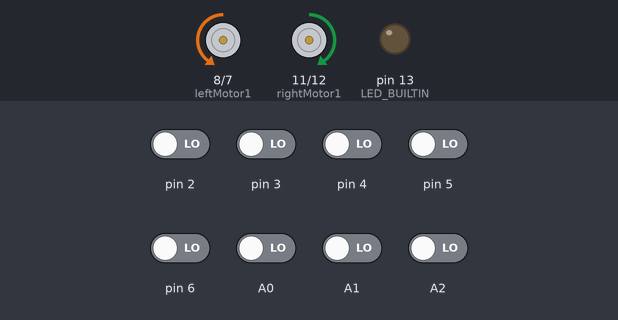
The sketch below on a simulated Arduino Uno, built with avr-gcc and run on an emulated ATmega328P. On the bench: motor-driver pin pairs drawn as motors (green arrow = first pin HIGH = forward, orange = second pin HIGH = backward, longer = more drive, scaled by the enable pin), output pins drawn as LEDs (lit = HIGH). The test bench sets the inputs (shaded band); at power-on: A0–2, pin 2–6 LOW.

Above: at 4.2 s.
4.3 s: pin 5 driven HIGH
At 4.8 s:
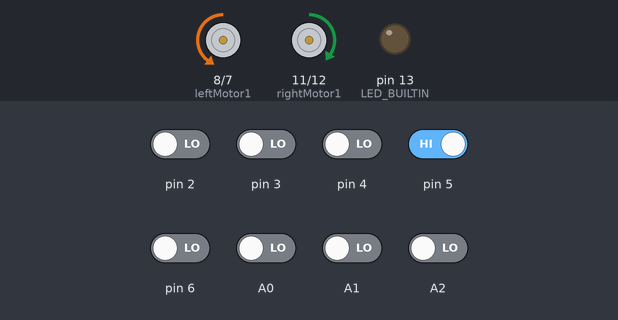
5.8 s: pin 6 driven HIGH
At 6.9 s:
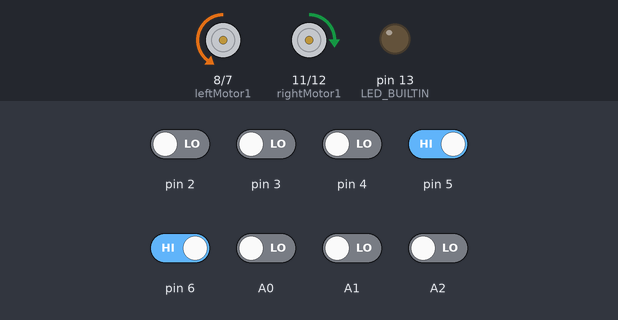
7.3 s: pin 3 driven HIGH
At 8.1 s:
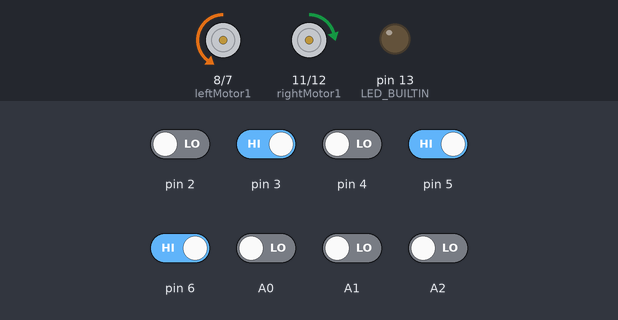
8.8 s: A2 driven HIGH
At 9.7 s:
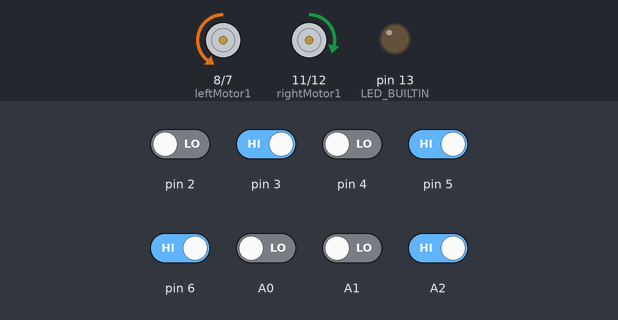
10.3 s: pin 5 driven LOW
At 10.9 s:
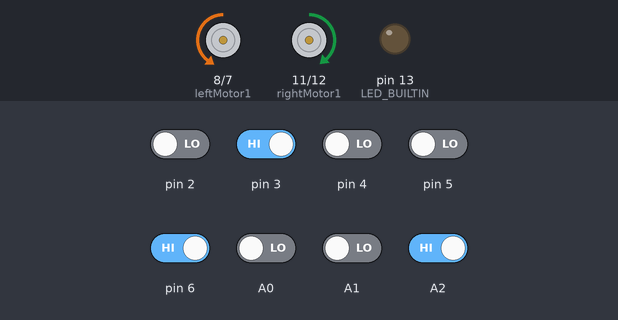
11.8 s: pin 2 driven HIGH
At 12.07 s:
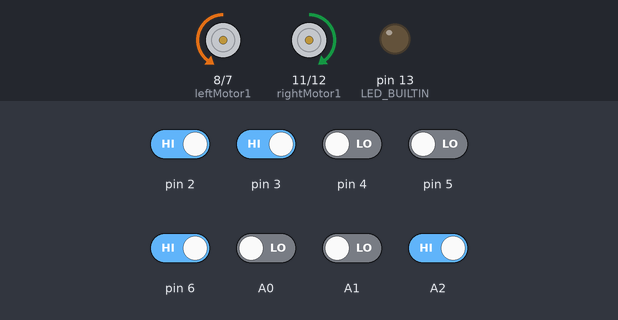
Timing chart, 0 to 14.7 s (numbered marks = the images above; inputs shaded):
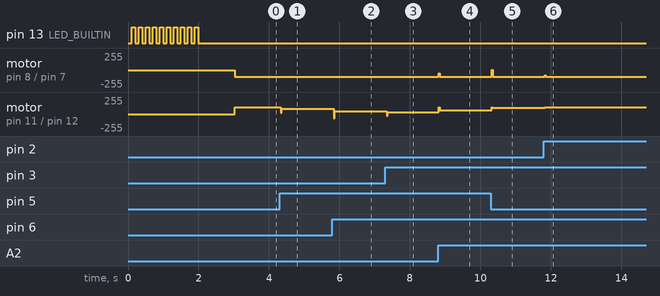

The sketch:

pid_v0.032.ino
```cpp
#include <QTRSensors.h>

//------------------------------------------------------------------------------------------------------------------
#define rightMotor2 12
#define rightMotor1 11
#define rightMotorPWM 10
#define leftMotorPWM 9
#define leftMotor1 8
#define leftMotor2 7

//------------------------------------------------------------------------------------------------------------------
#define Kp 0.14   //[0.14]  //0.35  //0.4  //0.7
#define Ki 0.0125  //[0.0125]  //0.15 //0.05 //0.15
#define Kd 0.01   //[0.01]  // //0.005   //0.4

//------------------------------------------------------------------------------------------------------------------
uint8_t rightMaxSpeed = 100;
uint8_t leftMaxSpeed = 100;

//------------------------------------------------------------------------------------------------------------------
QTRSensors qtr;
const uint8_t SensorCount = 8;
unsigned int sensorValues[SensorCount];

//------------------------------------------------------------------------------------------------------------------
int lastError = 0;
int position = 0;
unsigned long cTime, pTime;
float eTime;
float P_error;
float I_error;
float D_error;
float PID_value;

//******************************************************************************************************************
void setup() {
  pinMode(LED_BUILTIN, OUTPUT);
  for (int i = 0; i < 10; i++) {
    digitalWrite(LED_BUILTIN, LOW);
    delay(100);
    digitalWrite(LED_BUILTIN, HIGH);
    delay(100);
  }

  Serial.begin(9600);
  qtr.setTypeRC();
  qtr.setSensorPins((const uint8_t[]){ A2, A1, A0, 2, 3, 4, 5, 6 }, SensorCount);

  pinMode(rightMotor2, OUTPUT);
  pinMode(rightMotor1, OUTPUT);
  pinMode(rightMotorPWM, OUTPUT);
  pinMode(leftMotorPWM, OUTPUT);
  pinMode(leftMotor1, OUTPUT);
  pinMode(leftMotor2, OUTPUT);

  analogWrite(rightMotorPWM, 0);
  analogWrite(leftMotorPWM, 0);
  digitalWrite(LED_BUILTIN, LOW);
  delay(1000);
}
//******************************************************************************************************************
void loop() {
  char pntX[100];
  char floX[10];
  int med_Speed_R;
  int med_Speed_L;

  qtr.read(sensorValues);
  position = calculateError(sensorValues);

  P_error = position;
  cTime = micros();
  eTime = (float)(cTime - pTime) / 1000000;
  I_error = I_error * 2 / 3 + P_error * eTime;
  D_error = (P_error - lastError) / eTime;
  PID_value = Kp * P_error + Ki * I_error + Kd * D_error;

  delayMicroseconds(10000);
  delayMicroseconds(10000);

  lastError = P_error;
  pTime = cTime;

  med_Speed_L = leftMaxSpeed - abs(PID_value);
  med_Speed_R = rightMaxSpeed - abs(PID_value);
  int leftMotorSpeed = med_Speed_L - PID_value;
  int rightMotorSpeed = med_Speed_R + PID_value;
  leftMotorSpeed = constrain(leftMotorSpeed, -leftMaxSpeed, leftMaxSpeed);
  rightMotorSpeed = constrain(rightMotorSpeed, -rightMaxSpeed, rightMaxSpeed);

/*
  Serial.print("  Position:");
  Serial.print(position);
  dtostrf(Kp * P_error, 9, 3, floX);
  sprintf(pntX, "    P: %s", floX);
  Serial.print(pntX);
  dtostrf(Ki * I_error, 9, 3, floX);
  sprintf(pntX, "    I: %s", floX);
  Serial.print(pntX);
  dtostrf(Kd * D_error, 9, 3, floX);
  sprintf(pntX, "    D: %s", floX);
  Serial.print(pntX);
  dtostrf(PID_value, 9, 3, floX);
  sprintf(pntX, "    PID: %s", floX);
  Serial.print(pntX);
  Serial.print("  leftMotorSpeed:");
  Serial.print(leftMotorSpeed);
  Serial.print("  rightMotorSpeed:");
  Serial.println(rightMotorSpeed);
*/

  // Motorları kontrol et
  if (leftMotorSpeed < 0) {
    // Sağa dön
    digitalWrite(rightMotor1, 1);
    digitalWrite(rightMotor2, 0);
    analogWrite(rightMotorPWM, abs(rightMotorSpeed));

    digitalWrite(leftMotor1, 1);
    digitalWrite(leftMotor2, 0);
    analogWrite(leftMotorPWM, abs(leftMotorSpeed));
  } else if (rightMotorSpeed < 0) {
    // Sola dön
    digitalWrite(rightMotor1, 0);
    digitalWrite(rightMotor2, 1);
    analogWrite(rightMotorPWM, abs(rightMotorSpeed));

    digitalWrite(leftMotor1, 0);
    digitalWrite(leftMotor2, 1);
    analogWrite(leftMotorPWM, abs(leftMotorSpeed));
  }  else {
    digitalWrite(rightMotor1, 1); //ileri
    digitalWrite(rightMotor2, 0);
    analogWrite(rightMotorPWM, rightMotorSpeed);

    digitalWrite(leftMotor1, 0);  //ileri
    digitalWrite(leftMotor2, 1);
    analogWrite(leftMotorPWM, leftMotorSpeed);
  }
}

double calculateError(unsigned int *sensors) {
  double weightedSum = 0;
  double sum = 0;

  for (int i = 0; i < 4; i++) {
    weightedSum -= ((2500- sensors[i]) * (7 - (2 * i)));
    sum += (2500- sensors[i]);
  }
  for (int i = 4; i < 8; i++) {
    weightedSum += ((2500- sensors[i]) * ((2 * i) - 7));
    sum += (2500- sensors[i]);
  }
  if (sum == 0)
    return 0;

  return ((weightedSum / sum) * 100);
}
```

Measured:
- after the input at 4.3 s, motor on pin 8 (leftMotor1) / pin 7 (leftMotor2): backward 100/255 → backward 99/255 at once; motor on pin 11 (rightMotor1) / pin 12 (rightMotor2): forward 100/255 → forward 80/255 at once, → forward 78/255 0.16 s later
- after the input at 5.8 s, motor on pin 11 (rightMotor1) / pin 12 (rightMotor2): forward 78/255 → forward 42/255 at once
- after the input at 7.3 s, motor on pin 11 (rightMotor1) / pin 12 (rightMotor2): forward 42/255 → forward 26/255 at once
- after the input at 8.8 s, motor on pin 8 (leftMotor1) / pin 7 (leftMotor2): backward 99/255 → backward 48/255 at once, → backward 99/255 0.02 s later; motor on pin 11 (rightMotor1) / pin 12 (rightMotor2): forward 26/255 → forward 56/255 at once
- after the input at 10.3 s, motor on pin 8 (leftMotor1) / pin 7 (leftMotor2): backward 99/255 → forward 5/255 at once, → backward 99/255 0.02 s later; motor on pin 11 (rightMotor1) / pin 12 (rightMotor2): forward 56/255 → forward 94/255 at once
- after the input at 11.8 s, motor on pin 8 (leftMotor1) / pin 7 (leftMotor2): backward 99/255 → backward 100/255 after 0.50 s; motor on pin 11 (rightMotor1) / pin 12 (rightMotor2): forward 94/255 → forward 98/255 at once, → forward 100/255 0.47 s later
